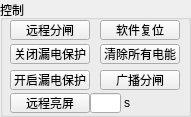
     <widget class="QGroupBox" name="groupBox_MbControlCmd">
      <property name="geometry">
       <rect>
        <x>520</x>
        <y>373</y>
        <width>191</width>
        <height>117</height>
       </rect>
      </property>
      <property name="title">
       <string>控制</string>
      </property>
      <widget class="QPushButton" name="pushButton_EnableLeakProtect">
       <property name="geometry">
        <rect>
         <x>10</x>
         <y>70</y>
         <width>80</width>
         <height>20</height>
        </rect>
       </property>
       <property name="text">
        <string>开启漏电保护</string>
       </property>
      </widget>
      <widget class="QPushButton" name="pushButton_MbSoftReset">
       <property name="enabled">
        <bool>true</bool>
       </property>
       <property name="geometry">
        <rect>
         <x>100</x>
         <y>20</y>
         <width>80</width>
         <height>20</height>
        </rect>
       </property>
       <property name="text">
        <string>软件复位</string>
       </property>
      </widget>
      <widget class="QPushButton" name="pushButton_MbClearAllEnergy">
       <property name="enabled">
        <bool>true</bool>
       </property>
       <property name="geometry">
        <rect>
         <x>100</x>
         <y>44</y>
         <width>80</width>
         <height>20</height>
        </rect>
       </property>
       <property name="text">
        <string>清除所有电能</string>
       </property>
      </widget>
      <widget class="QPushButton" name="pushButton_CloseLeakProtect">
       <property name="geometry">
        <rect>
         <x>10</x>
         <y>44</y>
         <width>80</width>
         <height>20</height>
        </rect>
       </property>
       <property name="text">
        <string>关闭漏电保护</string>
       </property>
      </widget>
      <widget class="QPushButton" name="pushButton_MbRemoteOpen">
       <property name="geometry">
        <rect>
         <x>10</x>
         <y>20</y>
         <width>80</width>
         <height>20</height>
        </rect>
       </property>
       <property name="text">
        <string>远程分闸</string>
       </property>
      </widget>
      <widget class="QPushButton" name="pushButton_BroadcastOpen">
       <property name="geometry">
        <rect>
         <x>100</x>
         <y>70</y>
         <width>80</width>
         <height>20</height>
        </rect>
       </property>
       <property name="text">
        <string>广播分闸</string>
       </property>
      </widget>
      <widget class="QPushButton" name="pushButton_RemoteLcdOn">
       <property name="geometry">
        <rect>
         <x>10</x>
         <y>93</y>
         <width>80</width>
         <height>20</height>
        </rect>
       </property>
       <property name="text">
        <string>远程亮屏</string>
       </property>
      </widget>
      <widget class="QLineEdit" name="lineEdit_RemoteLcdOnTime">
       <property name="geometry">
        <rect>
         <x>90</x>
         <y>93</y>
         <width>31</width>
         <height>20</height>
        </rect>
       </property>
      </widget>
      <widget class="QLabel" name="label_150">
       <property name="geometry">
        <rect>
         <x>124</x>
         <y>95</y>
         <width>16</width>
         <height>16</height>
        </rect>
       </property>
       <property name="text">
        <string>s</string>
       </property>
      </widget>
     </widget>
